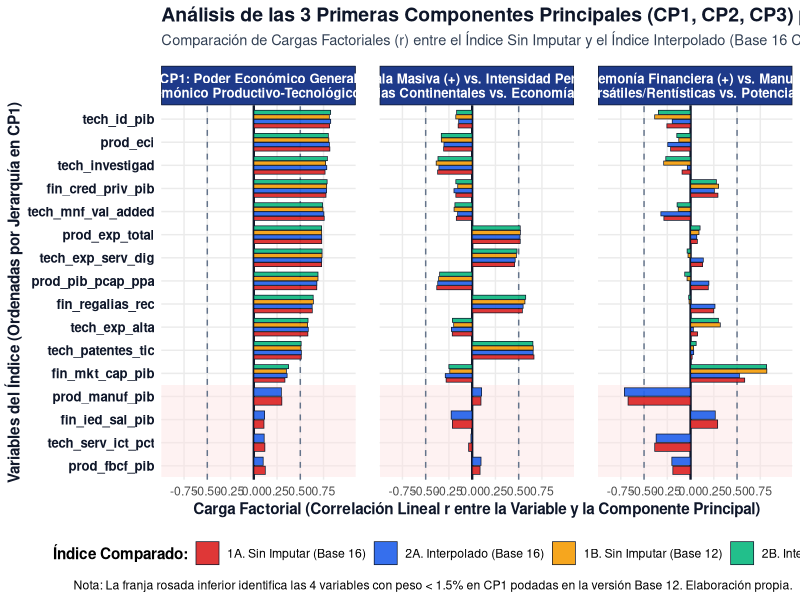
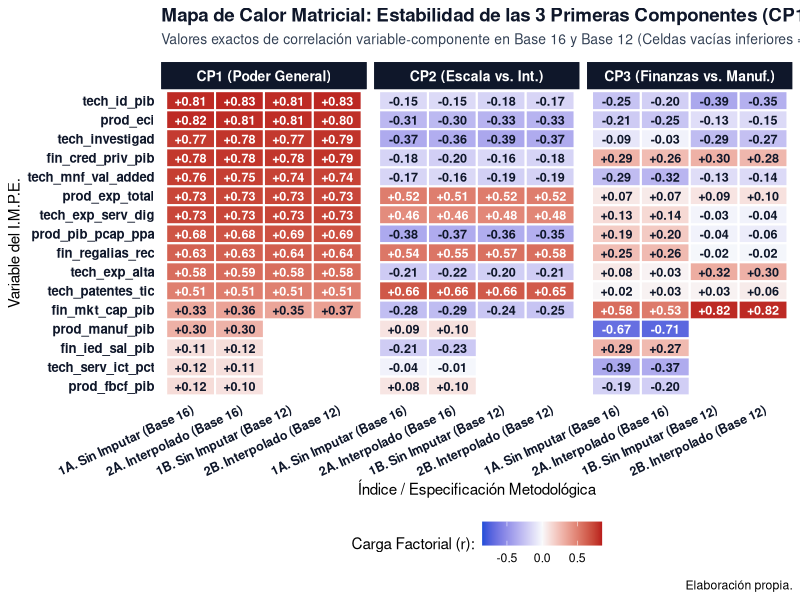
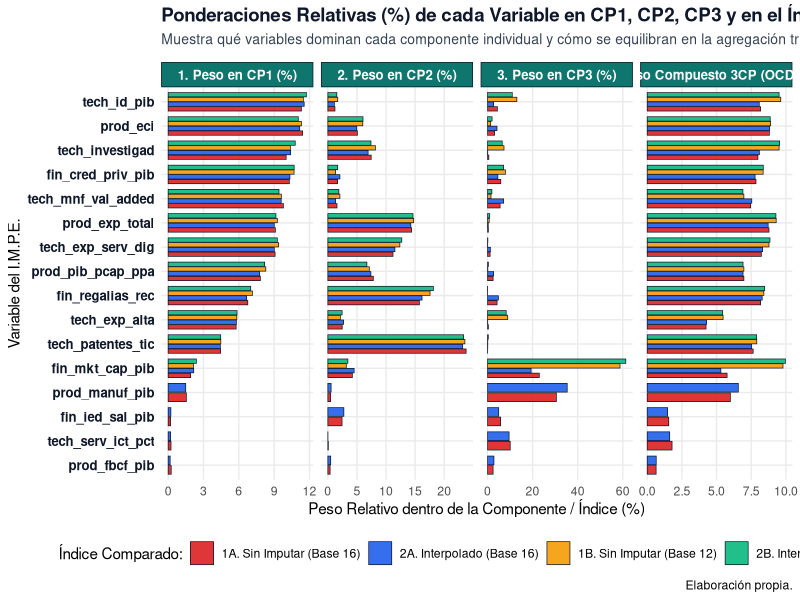

Here is the R script that generated these plots, in order:
# ==============================================================================
# SCRIPT NUEVO E INDEPENDIENTE: VISUALIZACIÓN DE LAS 3 PRIMERAS COMPONENTES
# PRINCIPALES (CP1, CP2, CP3) POR VARIABLE Y POR ÍNDICE
# ==============================================================================
# Requisito previo: Haber corrido el script anterior (objetos mod_obs_16,
# mod_int_16, mod_obs_12 y mod_int_12 ya creados en memoria, o bien el archivo
# "IMPE_Comparativa_SinImputar_vs_Interpolado_R.xlsx" en tu carpeta).
#
# Nota: Utiliza exclusivamente el operador explícito `::` y el pipe nativo `|>`
#       sin cargar librerías completas con library().
# ==============================================================================

# 0. Instalación automática de ggplot2, dplyr, tidyr o readxl solo si faltan:
paquetes_viz <- c("ggplot2", "dplyr", "tidyr", "tibble", "readxl")
faltantes_viz <- paquetes_viz[!(paquetes_viz %in% utils::installed.packages()[, "Package"])]
if (base::length(faltantes_viz) > 0) {
  utils::install.packages(faltantes_viz)
}

# ==============================================================================
# PASO 1: RECUPERACIÓN AUTOMÁTICA DE LAS TABLAS PCA_3CP DE LOS 4 ÍNDICES
# ==============================================================================
# Si los objetos mod_obs_16, mod_int_16, mod_obs_12 y mod_int_12 están en tu
# Environment de RStudio (porque ya corriste el script anterior), los une directo.
# Si cerraste sesión, los lee desde el Excel generado por el script anterior.

if (base::exists("mod_obs_16") && base::exists("mod_int_16") &&
    base::exists("mod_obs_12") && base::exists("mod_int_12")) {
  
  tabla_3cp_unificada <- dplyr::bind_rows(
    mod_obs_16$pca_3cp |> dplyr::mutate(Indice = "1A. Sin Imputar (Base 16)"),
    mod_int_16$pca_3cp |> dplyr::mutate(Indice = "2A. Interpolado (Base 16)"),
    mod_obs_12$pca_3cp |> dplyr::mutate(Indice = "1B. Sin Imputar (Base 12)"),
    mod_int_12$pca_3cp |> dplyr::mutate(Indice = "2B. Interpolado (Base 12)")
  )
  
  # Si además creaste en tu sesión el modelo de Países Depurados (<= 30% NAs con PMM),
  # el script lo detecta y lo agrega automáticamente al gráfico:
  if (base::exists("mod_dep_16")) {
    tabla_3cp_unificada <- dplyr::bind_rows(
      tabla_3cp_unificada,
      mod_dep_16$pca_3cp |> dplyr::mutate(Indice = "3A. Países Depurados <=30% NA (Base 16)")
    )
  }
  if (base::exists("mod_dep_12")) {
    tabla_3cp_unificada <- dplyr::bind_rows(
      tabla_3cp_unificada,
      mod_dep_12$pca_3cp |> dplyr::mutate(Indice = "3B. Países Depurados <=30% NA (Base 12)")
    )
  }
  
} else if (base::file.exists("IMPE_Comparativa_SinImputar_vs_Interpolado_R.xlsx")) {
  
  t_obs16 <- readxl::read_excel("IMPE_Comparativa_SinImputar_vs_Interpolado_R.xlsx", sheet = "2_PCA_3CP_Sin_Imputar", skip = 4, n_max = 16) |>
    dplyr::mutate(Indice = "1A. Sin Imputar (Base 16)")
  t_int16 <- readxl::read_excel("IMPE_Comparativa_SinImputar_vs_Interpolado_R.xlsx", sheet = "3_PCA_3CP_Interpolado", skip = 4, n_max = 16) |>
    dplyr::mutate(Indice = "2A. Interpolado (Base 16)")
  t_obs12 <- readxl::read_excel("IMPE_Comparativa_SinImputar_vs_Interpolado_R.xlsx", sheet = "4_PCA_3CP_Base12_Depurado", skip = 4, n_max = 12) |>
    dplyr::mutate(Indice = "1B. Sin Imputar (Base 12)")
  t_int12 <- readxl::read_excel("IMPE_Comparativa_SinImputar_vs_Interpolado_R.xlsx", sheet = "4_PCA_3CP_Base12_Depurado", skip = 20, n_max = 12) |>
    dplyr::mutate(Indice = "2B. Interpolado (Base 12)")
  
  tabla_3cp_unificada <- dplyr::bind_rows(t_obs16, t_int16, t_obs12, t_int12)
  
} else {
  base::stop("Ejecuta primero el script anterior para tener los objetos 'mod_obs_16' y 'mod_int_16' en tu Environment.")
}


# ==============================================================================
# PASO 2: TRANSFORMACIÓN A FORMATO LARGO Y ORDENAMIENTO JERÁRQUICO DE VARIABLES
# ==============================================================================

# 2.1 Ordenamos las 16 variables de menor a mayor según su Carga en CP1 (Interpolado Base 16)
orden_variables <- tabla_3cp_unificada |>
  dplyr::filter(Indice == "2A. Interpolado (Base 16)") |>
  dplyr::arrange(Carga_CP1) |>
  dplyr::pull(Variable)

# 2.2 Reestructuramos las Cargas de CP1, CP2 y CP3 a formato largo para graficar con facet_wrap
datos_cargas_largo <- tabla_3cp_unificada |>
  dplyr::select(Indice, Variable, Dimension_Teorica, Carga_CP1, Carga_CP2, Carga_CP3) |>
  tidyr::pivot_longer(
    cols      = c(Carga_CP1, Carga_CP2, Carga_CP3),
    names_to  = "Componente",
    values_to = "Carga_Factorial"
  ) |>
  dplyr::mutate(
    Variable = base::factor(Variable, levels = orden_variables),
    Indice   = base::factor(Indice, levels = base::unique(tabla_3cp_unificada$Indice)),
    Componente_Etiqueta = dplyr::case_when(
      Componente == "Carga_CP1" ~ "CP1: Poder Económico General
(Factor Hegemónico Productivo-Tecnológico-Financiero)",
      Componente == "Carga_CP2" ~ "CP2: Escala Masiva (+) vs. Intensidad Per Cápita (-)
(Superpotencias Continentales vs. Economías Compactas)",
      Componente == "Carga_CP3" ~ "CP3: Hegemonía Financiera (+) vs. Manufactura (-)
(Plazas Bursátiles/Rentísticas vs. Potencias Fabriles)"
    ),
    Componente_Etiqueta = base::factor(
      Componente_Etiqueta,
      levels = c(
        "CP1: Poder Económico General
(Factor Hegemónico Productivo-Tecnológico-Financiero)",
        "CP2: Escala Masiva (+) vs. Intensidad Per Cápita (-)
(Superpotencias Continentales vs. Economías Compactas)",
        "CP3: Hegemonía Financiera (+) vs. Manufactura (-)
(Plazas Bursátiles/Rentísticas vs. Potencias Fabriles)"
      )
    )
  )


# ==============================================================================
# PASO 3: GRÁFICO 1 — BARRAS AGRUPADAS DE LAS 3 COMPONENTES POR VARIABLE E ÍNDICE
# ==============================================================================

paleta_indices <- c(
  "1A. Sin Imputar (Base 16)"               = "#DC2626",
  "2A. Interpolado (Base 16)"               = "#2563EB",
  "1B. Sin Imputar (Base 12)"               = "#F59E0B",
  "2B. Interpolado (Base 12)"               = "#10B981",
  "3A. Países Depurados <=30% NA (Base 16)" = "#7C3AED",
  "3B. Países Depurados <=30% NA (Base 12)" = "#EC4899"
)

grafico_1_barras_3cp <- ggplot2::ggplot(
  data = datos_cargas_largo,
  mapping = ggplot2::aes(
    x    = Carga_Factorial,
    y    = Variable,
    fill = Indice
  )
) +
  # Banda sombrada suave en la parte inferior para señalar las 4 variables podadas en Base 12
  ggplot2::annotate(
    "rect",
    xmin = -Inf, xmax = Inf, ymin = 0.5, ymax = 4.5,
    fill = "#FEE2E2", alpha = 0.45
  ) +
  # Líneas de referencia en 0 y en umbrales de carga fuerte (+0.50 y -0.50)
  ggplot2::geom_vline(xintercept = 0, color = "#0F172A", linewidth = 0.8) +
  ggplot2::geom_vline(xintercept = c(-0.5, 0.5), color = "#64748B", linetype = "dashed", linewidth = 0.5) +
  # Barras agrupadas por índice para cada variable
  ggplot2::geom_col(
    position  = ggplot2::position_dodge(width = 0.78),
    width     = 0.72,
    color     = "#0F172A",
    linewidth = 0.25,
    alpha     = 0.92
  ) +
  ggplot2::facet_wrap(~ Componente_Etiqueta, ncol = 3) +
  ggplot2::scale_fill_manual(values = paleta_indices, name = "Índice Comparado:") +
  ggplot2::scale_x_continuous(limits = c(-0.90, 1.00), breaks = base::seq(-0.75, 0.75, by = 0.25)) +
  ggplot2::labs(
    title    = "Análisis de las 3 Primeras Componentes Principales (CP1, CP2, CP3) por Variable y por Índice",
    subtitle = "Comparación de Cargas Factoriales (r) entre el Índice Sin Imputar y el Índice Interpolado (Base 16 Completa vs. Base 12 Depurada)",
    x        = "Carga Factorial (Correlación Lineal r entre la Variable y la Componente Principal)",
    y        = "Variables del Índice (Ordenadas por Jerarquía en CP1)",
    caption  = "Nota: La franja rosada inferior identifica las 4 variables con peso < 1.5% en CP1 podadas en la versión Base 12. Elaboración propia."
  ) +
  ggplot2::theme_minimal(base_size = 11) +
  ggplot2::theme(
    plot.title         = ggplot2::element_text(face = "bold", size = 14, color = "#0F172A"),
    plot.subtitle      = ggplot2::element_text(size = 10.5, color = "#334155", margin = ggplot2::margin(b = 12)),
    strip.background   = ggplot2::element_rect(fill = "#1E3A8A", color = "#0F172A"),
    strip.text         = ggplot2::element_text(face = "bold", color = "#FFFFFF", size = 9.5),
    axis.text.y        = ggplot2::element_text(face = "bold", color = "#0F172A", size = 9.5),
    axis.title         = ggplot2::element_text(face = "bold", color = "#0F172A"),
    legend.position    = "bottom",
    legend.title       = ggplot2::element_text(face = "bold"),
    panel.grid.minor   = ggplot2::element_blank(),
    panel.spacing      = ggplot2::unit(1.2, "lines")
  )

# Mostrar en la pestaña Plots de RStudio y guardar en alta resolución (300 DPI)
base::print(grafico_1_barras_3cp)
ggplot2::ggsave(
  filename = "Grafico_1_Cargas_3CP_por_Variable_e_Indice_R.png",
  plot     = grafico_1_barras_3cp,
  width    = 17,
  height   = 8.5,
  dpi      = 300,
  bg       = "white"
)


# ==============================================================================
# PASO 4: GRÁFICO 2 — MAPA DE CALOR (HEATMAP) DE LAS 3 COMPONENTES POR ÍNDICE
# ==============================================================================

datos_heatmap <- datos_cargas_largo |>
  dplyr::mutate(
    Comp_Corto = dplyr::case_when(
      Componente == "Carga_CP1" ~ "CP1 (Poder General)",
      Componente == "Carga_CP2" ~ "CP2 (Escala vs. Int.)",
      Componente == "Carga_CP3" ~ "CP3 (Finanzas vs. Manuf.)"
    ),
    Comp_Corto = base::factor(
      Comp_Corto,
      levels = c("CP1 (Poder General)", "CP2 (Escala vs. Int.)", "CP3 (Finanzas vs. Manuf.)")
    )
  )

grafico_2_heatmap_3cp <- ggplot2::ggplot(
  data = datos_heatmap,
  mapping = ggplot2::aes(
    x    = Indice,
    y    = Variable,
    fill = Carga_Factorial
  )
) +
  ggplot2::geom_tile(color = "white", linewidth = 0.7) +
  ggplot2::geom_text(
    mapping  = ggplot2::aes(label = base::sprintf("%+.2f", Carga_Factorial)),
    size     = 3.2,
    fontface = "bold",
    color    = base::ifelse(base::abs(datos_heatmap$Carga_Factorial) > 0.45, "white", "#0F172A")
  ) +
  ggplot2::facet_wrap(~ Comp_Corto, ncol = 3) +
  ggplot2::scale_fill_gradient2(
    low      = "#1D4ED8",
    mid      = "#F8FAFC",
    high     = "#B91C1C",
    midpoint = 0,
    limits   = c(-0.85, 0.85),
    name     = "Carga Factorial (r):"
  ) +
  ggplot2::labs(
    title    = "Mapa de Calor Matricial: Estabilidad de las 3 Primeras Componentes (CP1, CP2, CP3) a través de los Índices",
    subtitle = "Valores exactos de correlación variable-componente en Base 16 y Base 12 (Celdas vacías inferiores = Variables podadas en Base 12)",
    x        = "Índice / Especificación Metodológica",
    y        = "Variable del I.M.P.E.",
    caption  = "Elaboración propia."
  ) +
  ggplot2::theme_minimal(base_size = 11) +
  ggplot2::theme(
    plot.title       = ggplot2::element_text(face = "bold", size = 13.5, color = "#0F172A"),
    plot.subtitle    = ggplot2::element_text(size = 10, color = "#334155", margin = ggplot2::margin(b = 10)),
    strip.background = ggplot2::element_rect(fill = "#0F172A", color = "#0F172A"),
    strip.text       = ggplot2::element_text(face = "bold", color = "#FFFFFF", size = 10),
    axis.text.x      = ggplot2::element_text(angle = 25, hjust = 1, face = "bold", size = 9, color = "#0F172A"),
    axis.text.y      = ggplot2::element_text(face = "bold", size = 9.5, color = "#0F172A"),
    legend.position  = "bottom",
    panel.grid       = ggplot2::element_blank()
  )

base::print(grafico_2_heatmap_3cp)
ggplot2::ggsave(
  filename = "Grafico_2_Heatmap_3CP_por_Variable_e_Indice_R.png",
  plot     = grafico_2_heatmap_3cp,
  width    = 15.5,
  height   = 8.2,
  dpi      = 300,
  bg       = "white"
)


# ==============================================================================
# PASO 5: GRÁFICO 3 — PONDERACIONES RELATIVAS (%) EN CP1, CP2, CP3 Y 3CP COMPUESTO
# ==============================================================================

datos_pesos_largo <- tabla_3cp_unificada |>
  dplyr::select(
    Indice, Variable, Dimension_Teorica,
    `1. Peso en CP1 (%)`              = Peso_CP1_Pct,
    `2. Peso en CP2 (%)`              = Peso_CP2_Pct,
    `3. Peso en CP3 (%)`              = Peso_CP3_Pct,
    `4. Peso Compuesto 3CP (OCDE, %)` = Peso_3CP_Comp_Pct
  ) |>
  tidyr::pivot_longer(
    cols      = dplyr::starts_with(c("1.", "2.", "3.", "4.")),
    names_to  = "Tipo_Peso",
    values_to = "Peso_Porcentaje"
  ) |>
  dplyr::mutate(
    Variable = base::factor(Variable, levels = orden_variables),
    Indice   = base::factor(Indice, levels = base::unique(tabla_3cp_unificada$Indice))
  )

grafico_3_pesos_3cp <- ggplot2::ggplot(
  data = datos_pesos_largo,
  mapping = ggplot2::aes(
    x    = Peso_Porcentaje,
    y    = Variable,
    fill = Indice
  )
) +
  ggplot2::geom_col(
    position  = ggplot2::position_dodge(width = 0.78),
    width     = 0.72,
    color     = "#0F172A",
    linewidth = 0.25,
    alpha     = 0.92
  ) +
  ggplot2::facet_wrap(~ Tipo_Peso, ncol = 4, scales = "free_x") +
  ggplot2::scale_fill_manual(values = paleta_indices, name = "Índice Comparado:") +
  ggplot2::labs(
    title    = "Ponderaciones Relativas (%) de cada Variable en CP1, CP2, CP3 y en el Índice Compuesto 3CP",
    subtitle = "Muestra qué variables dominan cada componente individual y cómo se equilibran en la agregación tridimensional (OCDE, 2008)",
    x        = "Peso Relativo dentro de la Componente / Índice (%)",
    y        = "Variable del I.M.P.E.",
    caption  = "Elaboración propia."
  ) +
  ggplot2::theme_minimal(base_size = 11) +
  ggplot2::theme(
    plot.title       = ggplot2::element_text(face = "bold", size = 13.5, color = "#0F172A"),
    plot.subtitle    = ggplot2::element_text(size = 10, color = "#334155", margin = ggplot2::margin(b = 10)),
    strip.background = ggplot2::element_rect(fill = "#0F766E", color = "#0F172A"),
    strip.text       = ggplot2::element_text(face = "bold", color = "#FFFFFF", size = 9.5),
    axis.text.y      = ggplot2::element_text(face = "bold", size = 9.5, color = "#0F172A"),
    legend.position  = "bottom",
    panel.grid.minor = ggplot2::element_blank()
  )

base::print(grafico_3_pesos_3cp)
ggplot2::ggsave(
  filename = "Grafico_3_Pesos_CP1_CP2_CP3_y_Compuesto_R.png",
  plot     = grafico_3_pesos_3cp,
  width    = 17.5,
  height   = 8.5,
  dpi      = 300,
  bg       = "white"
)

base::cat("
==============================================================================
")
base::cat("¡LOS 3 GRÁFICOS DE LAS COMPONENTES PRINCIPALES SE HAN GENERADO Y GUARDADO!
")
base::cat("1. Grafico_1_Cargas_3CP_por_Variable_e_Indice_R.png
")
base::cat("2. Grafico_2_Heatmap_3CP_por_Variable_e_Indice_R.png
")
base::cat("3. Grafico_3_Pesos_CP1_CP2_CP3_y_Compuesto_R.png
")
base::cat("==============================================================================
")
